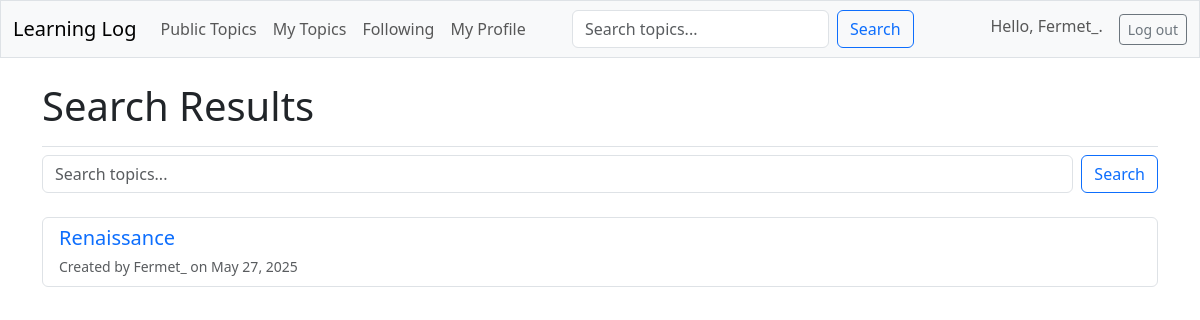
Before: /search/ (signed in) with the older database file.
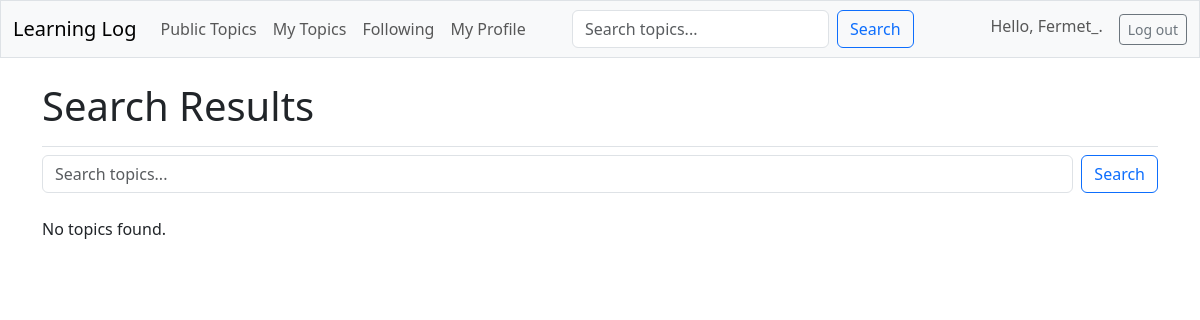
After: the same page with the newer database file.
### learning_logs/models.py (models this page shows, shortened)
class Topic(models.Model):
    text = models.CharField(max_length=200)
    date_added = models.DateTimeField(auto_now_add=True)
    owner = models.ForeignKey(User, on_delete=models.CASCADE)
    public = models.BooleanField(default=False)
    category = models.ForeignKey(Category, on_delete=models.SET_NULL, null=True, blank=True)

### learning_logs/views.py (the view)
# urls.py: path('search/', views.search_topics, name='search'),
@login_required
def search_topics(request):
    query = request.GET.get('q', '')
    if query:
        topics = Topic.objects.filter(
            Q(public=True) &
            (Q(text__icontains=query) | Q(entry__text__icontains=query))
        ).distinct()
    else:
        topics = Topic.objects.filter(public=True)
    context = {
        'topics': topics,
        'query': query,
    }
    return render(request, 'learning_logs/search_results.html', context)

### learning_logs/templates/learning_logs/search_results.html (shortened to what this page needs)
{% extends 'learning_logs/base.html' %}
{% block page_header %}
    <h1>Search Results</h1>
{% endblock page_header %}
{% block content %}
    <div class="mb-4">
        <form method="GET" action="{% url 'learning_logs:search' %}" class="d-flex">
            <input type="text" name="q" class="form-control me-2" placeholder="Search topics..." value="{{ query }}">
            <button type="submit" class="btn btn-outline-primary">Search</button>
        </form>
    </div>
    <div class="list-group">
        {% for topic in topics %}
            <div class="list-group-item">
                <h5 class="mb-1">
                    <a href="{% url 'learning_logs:topic' topic.id %}" class="text-decoration-none">
                        {{ topic.text }}
                    </a>
                </h5>
                <small class="text-muted">Created by {{ topic.owner.username }} on {{ topic.date_added|date:"M d, Y" }}</small>
            </div>
        {% empty %}
            <p>No topics found{% if query %} matching "{{ query }}"{% endif %}.</p>
        {% endfor %}
    </div>
{% endblock content %}

Changed rows visible on the page:
no longer on this page (row edited): Topic: text "Renaissance", owner.username "Fermet_", date_added "May 27, 2025"
Other visible differences:
text now shown: "No topics found ."
